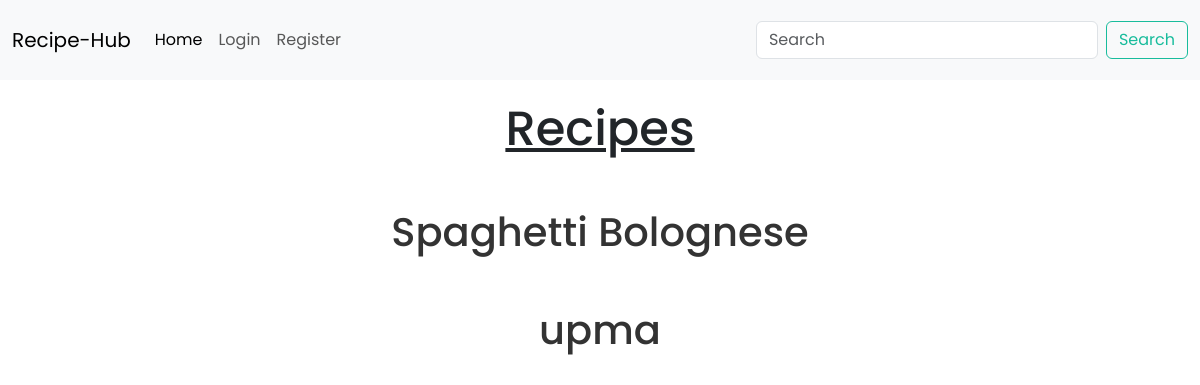
Before: / with the older database file.
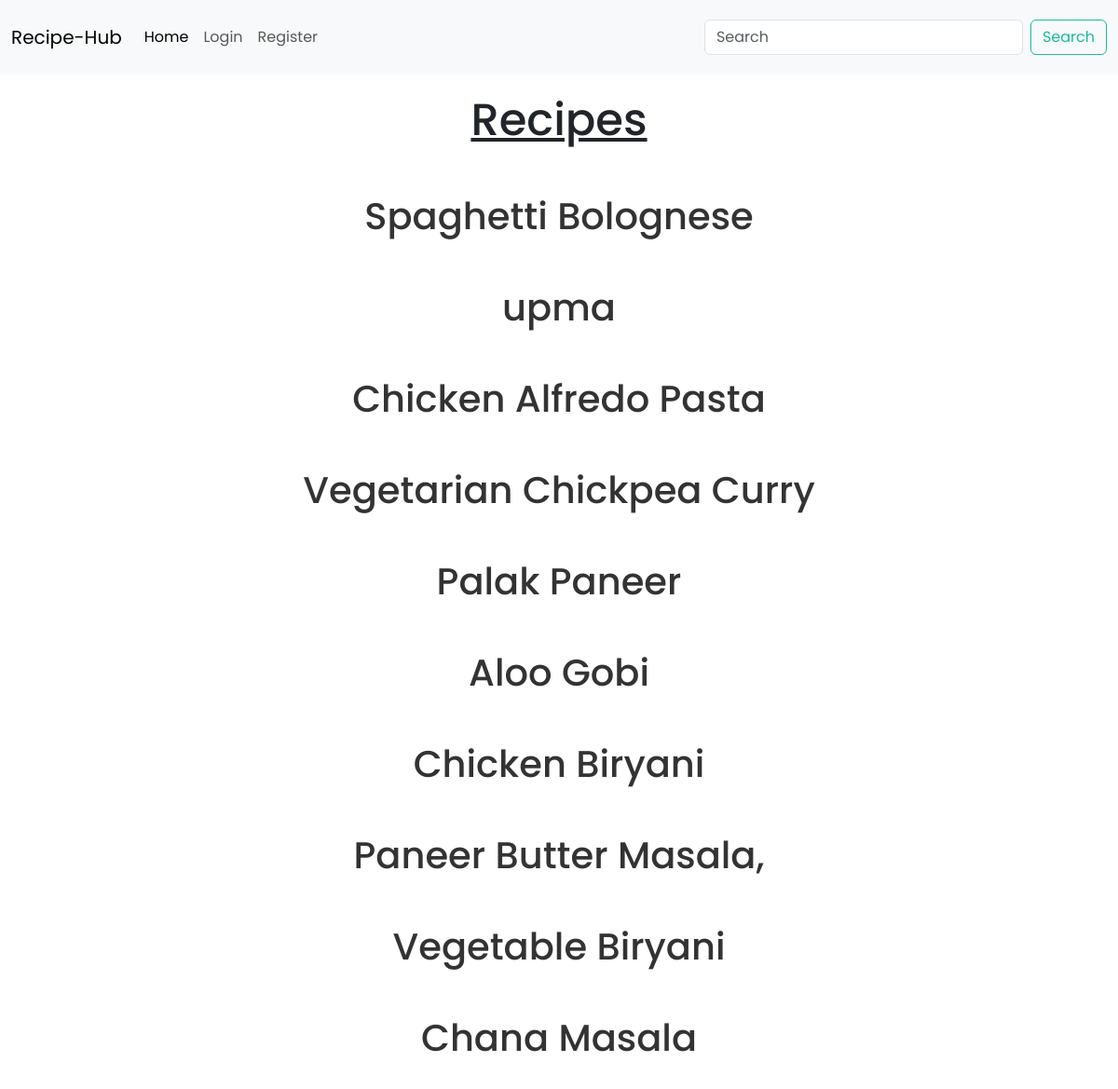
After: the same page with the newer database file.
### webapp/models.py (models this page shows, shortened)
class recipe(models.Model):
    name = models.CharField(max_length=100)
    author = models.ForeignKey(User,on_delete=models.CASCADE,)
    ingredients = models.TextField()
    steps = models.TextField()
    description = models.TextField()
    created_on = models.DateTimeField(auto_now_add = True)
    image = models.ImageField(upload_to='recipe_images/')

### webapp/views.py (the view)
# urls.py: 2. Add a URL to urlpatterns:  path('', views.home, name='home')
def home(request):
    recipes = recipe.objects.all()
    context = {'recipe':recipes}
    return render(request,'webapp/home.html',context=context)

### webapp/templates/webapp/home.html (shortened to what this page needs)
{% extends 'webapp/base.html' %}
{% block page_content %}
<head>
</head>
<body style="text-align: center">
    <h1 style=" padding: 100px; margin-bottom: 0; text-decoration: underline;">Recipes</h1>
    <div style="margin-top: -100px;">
      {% for r in recipe%}
      <div style="display: flex; flex-direction: column">
        <h2 style="margin-top: 50px; margin-bottom: 0px">
          <a href="{% url 'details' r.id %}" style="">{{r.name}}</a>
        </h2>
      </div>
    </div>
  {% endfor %}
</body>
{% endblock %}

### webapp/templates/webapp/base.html (shortened to what this page needs)
{% load static %}
<!DOCTYPE html>
<html lang="en">
<head>
    <link rel="stylesheet" href="{%static 'css/flatly.css'%}">
    <link
    rel="stylesheet"
    href="https://cdnjs.cloudflare.com/ajax/libs/font-awesome/4.7.0/css/font-awesome.min.css"
  />
</head>
<body>
    {% block navbar %}
    {% include 'webapp/navbar.html'%}
    {% endblock %}
    {%block page_content%}
    {%endblock%}
</body>
</html>

### webapp/templates/webapp/navbar.html (shortened to what this page needs)
<nav class="navbar navbar-expand-lg bg-body-tertiary" {% if request.path == "/" %}style="height: 80px; position: fixed; top: 0; width: 100%; z-index: 1000;"{%endif%}>
    <div class="container-fluid">
      <a class="navbar-brand" href="{% url '' %}">Recipe-Hub</a>
      <div class="collapse navbar-collapse" id="navbarSupportedContent">
        <ul class="navbar-nav me-auto mb-2 mb-lg-0">
          <li class="nav-item">
            <a class="nav-link {% if request.path == '/'%} active {% endif %}" aria-current="page" href="{% url '' %}">Home</a>
          </li>
          {% if user.is_authenticated %}
          <li class="nav-item">
            <div class="nav-link active">
              <i class="fa fa-user">&nbsp; {{request.user}}</i>
            </div>
          </li>
          <li class="nav-item">
            <a class="nav-link {% if request.path == '/logout/' %} active {%endif  %}" href="{% url 'logout' %}">Logout</a>
          </li>
          <li class="nav-item">
            <a class="nav-link {% if request.path == '/add-recipe/' %} active {% endif %}" href="{% url 'add-recipe' %}">add recipe</a>
          </li>
          {% else %}
          <li class="nav-item">
            <a class="nav-link {% if request.path == '/login/' %} active {%endif%}" href="{% url 'login' %} ">Login</a>
          </li>
          <li class="nav-item">
            <a class="nav-link {% if request.path == '/register/' %} active {% endif %} " href="{% url 'register' %}">Register</a>
          </li>
          {% endif %}
        </ul>
        {% if request.path == '/' %}
        <form class="d-flex" role="search" action="{% url 'search_results' %}">
          <input class="form-control me-2" type="search" name = 'query' placeholder="Search" aria-label="Search">
          <button class="btn btn-outline-success" type="submit">Search</button>
        </form>
        {% endif %}
      </div>
    </div>
  </nav>

### webapp/templates/webapp/base.html (style rules this page uses)
body { font-family: "Poppins", sans-serif; }
html { scroll-behavior: smooth; padding-bottom: 50px; }

### webapp/templates/webapp/home.html (style rules this page uses)
a { color: #333; text-decoration: none; transition: color 0.3s ease, background-color 0.3s ease; }

Changed rows visible on the page:
added recipe: name "Chicken Alfredo Pasta"
added recipe: name "Vegetarian Chickpea Curry"
added recipe: name "Palak Paneer"
added recipe: name "Aloo Gobi"
added recipe: name "Chicken Biryani"
added recipe: name "Paneer Butter Masala,"
added recipe: name "Vegetable Biryani"
added recipe: name "Chana Masala"
